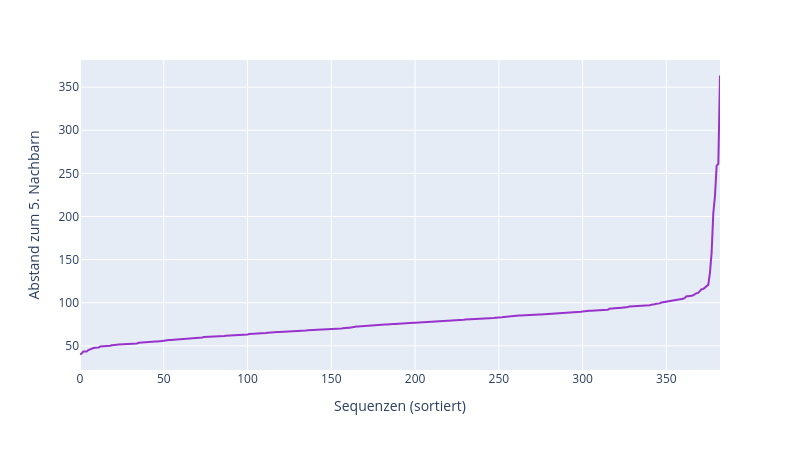

Write notebook code for a chart like this one.
### Code cell
# DBSCAN: eps über den k-Distanz-Plot wählen (min_samples = Dimension-abhängig, hier 5)
MIN_SAMPLES = 5
nn = NearestNeighbors(n_neighbors=MIN_SAMPLES).fit(X_reduced)
kdist = np.sort(nn.kneighbors(X_reduced)[0][:, -1])

fig = px.line(y=kdist, labels={"x": "Sequenzen (sortiert)", "y": f"Abstand zum {MIN_SAMPLES}. Nachbarn"}, width=800, height=450)
fig.update_traces(line=dict(color="darkorchid"))
fig.show()

### Figure 1 — Plotly figure (JSON) as saved in the notebook; plotly's stock layout.template omitted (floating-point values rounded to 4 significant figures; data arrays with more than 128 entries replaced by an {"elided": "..."} marker saying what was removed)
{"data": [{"hovertemplate": "Sequenzen (sortiert)=%{x}<br>Abstand zum 5. Nachbarn=%{y}<extra></extra>", "legendgroup": "", "line": {"color": "darkorchid", "dash": "solid"}, "marker": {"symbol": "circle"}, "mode": "lines", "name": "", "orientation": "v", "showlegend": false, "type": "scatter", "x": {"elided": "383 int values"}, "xaxis": "x", "y": {"elided": "383 float values"}, "yaxis": "y"}], "layout": {"height": 450, "legend": {"tracegroupgap": 0}, "margin": {"t": 60}, "width": 800, "xaxis": {"anchor": "y", "domain": [0, 1], "title": {"text": "Sequenzen (sortiert)"}}, "yaxis": {"anchor": "x", "domain": [0, 1], "title": {"text": "Abstand zum 5. Nachbarn"}}}}
